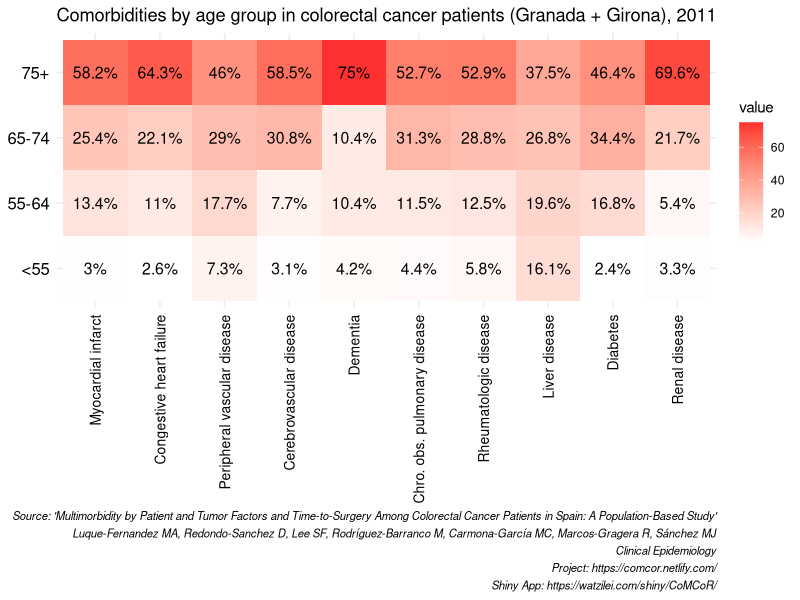
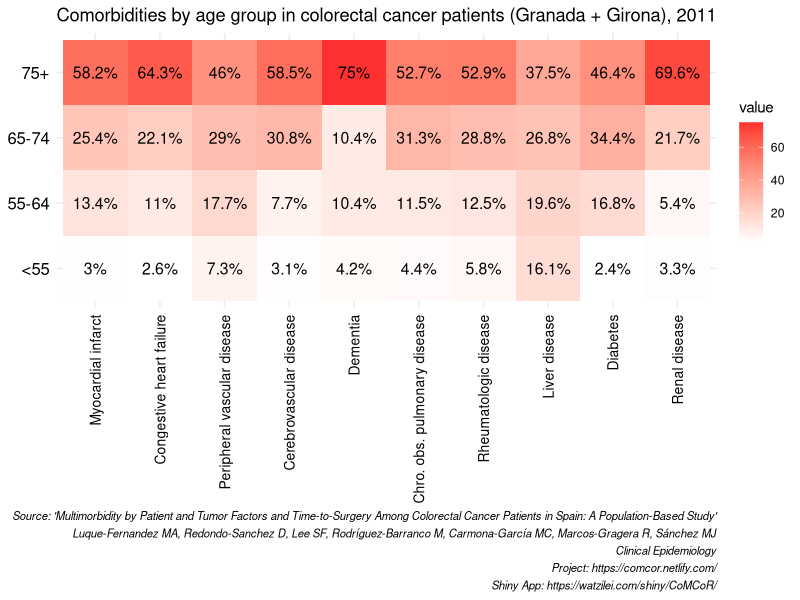

Source code (R) for these figures, in order:
library(dplyr)
library(reshape2)
library(ggplot2)
library(grid)

com <- c("Myocardial infarct", "Congestive heart failure", "Peripheral vascular disease", "Cerebrovascular disease",
         "Dementia", "Chro. obs. pulmonary disease", "Rheumatologic disease", "Liver disease",
         "Diabetes", "Renal disease")

datos <- data.frame("<55" = c(3, 2.6, 7.3, 3.1, 4.2, 4.4, 5.8, 16.1, 2.4, 3.3),
                    "55-64" = c(13.4, 11, 17.7, 7.7, 10.4, 11.5, 12.5, 19.6, 16.8, 5.4),
                    "65-74" = c(25.4, 22.1, 29, 30.8, 10.4, 31.3, 28.8, 26.8, 34.4, 21.7),
                    "75+" = c(58.2, 64.3, 46, 58.5, 75, 52.7, 52.9, 37.5, 46.4, 69.6),
                    check.names = F) %>% t
colnames(datos) <- com
datos <- melt(datos)

ggplot(data = datos, aes(x = Var2, y = Var1)) +
  geom_tile(aes(fill = value)) +
  scale_fill_gradient(low = "white", high = "firebrick1") +
  geom_text(size = 4, label = paste0(datos$value, "%")) +
  ggtitle("Comorbidities by age group in colorectal cancer patients (Granada + Girona), 2011") + 
  theme_minimal() + 
  labs(caption = "Source: 'Multimorbidity by Patient and Tumor Factors and Time-to-Surgery Among Colorectal Cancer Patients in Spain: A Population-Based Study'\n
                  Luque-Fernandez MA, Redondo-Sanchez D, Lee SF, Rodríguez-Barranco M, Carmona-García MC, Marcos-Gragera R, Sánchez MJ\n
                  Clinical Epidemiology\n
                  Project: https://comcor.netlify.com/\n
                  Shiny App: https://watzilei.com/shiny/CoMCoR/") +
  theme(axis.text = element_text(size = 12, color = "black"),
        axis.text.x = element_text(angle = 90, hjust = 1, vjust = 0.5, size = 10),
        axis.title = element_blank(),
        plot.title = element_text(hjust = .5),
        plot.caption = element_text(size = 8, face = "italic", lineheight = .65))

ggsave("11.png", width = 10, height = 6)
